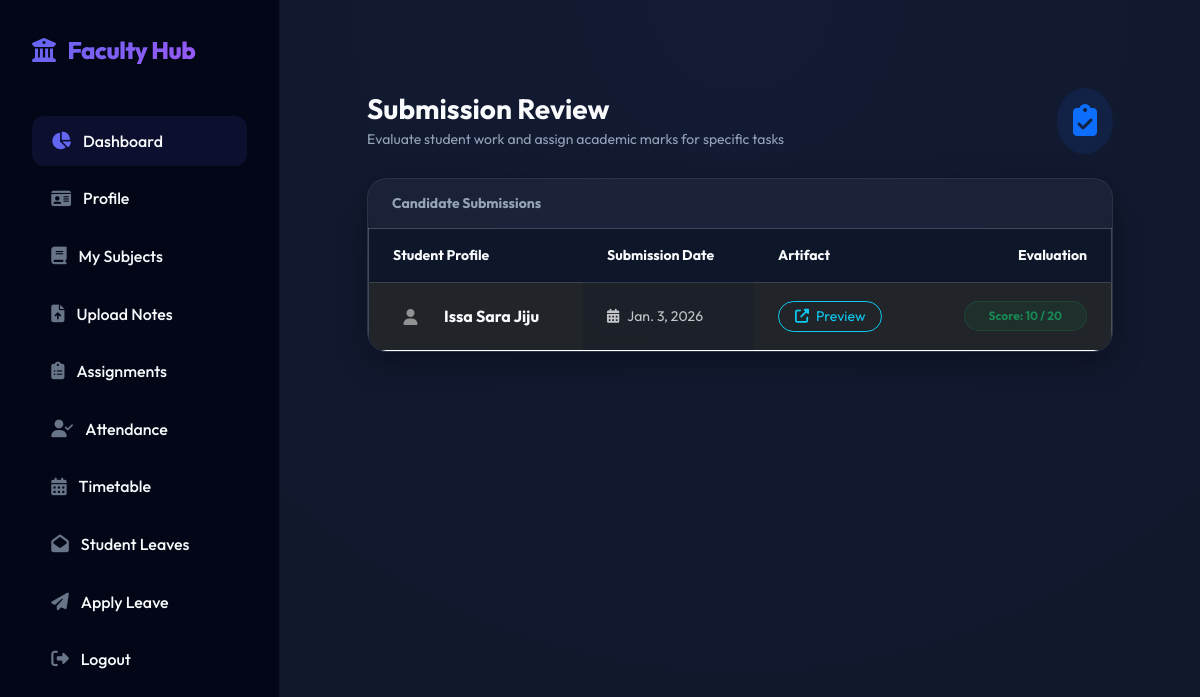
/Teacher/Viewuploads/2/, run on the app's committed database.
### Student/models.py (models this page shows)
class tbl_assignmentbody(models.Model):
    ass_date = models.DateField(auto_now_add=True)
    ass_status = models.IntegerField(default=0)
    ass_score = models.CharField(max_length=200)
    ass_file = models.FileField(upload_to="Assets/Assignment/Files/")
    student =  models.ForeignKey(tbl_student,on_delete=models.CASCADE)
    assignment = models.ForeignKey(tbl_assignment,on_delete=models.CASCADE)

### Teacher/models.py (models this page shows)
class tbl_student(models.Model):
    student_name=models.CharField(max_length=50)
    student_email=models.CharField(max_length=50)
    student_registernumber=models.CharField(max_length=50,null=True)
    student_contact=models.CharField(max_length=50)
    student_address=models.CharField(max_length=50)
    student_photo=models.FileField(upload_to="Assets/StudentDocs/")
    student_gender=models.CharField(max_length=50)
    student_dob=models.DateField(validators=[validate_dob])
    student_password=models.CharField(max_length=50)
    assignclass=models.ForeignKey(tbl_assignclass,on_delete=models.CASCADE)

### Teacher/views.py (the view)
# urls.py: path('Viewuploads/<int:aid>/',views.Viewuploads,name="Viewuploads"),
def Viewuploads(request,aid):
   submitdata=tbl_assignmentbody.objects.filter(assignment=aid)
   return render(request,"Teacher/Viewuploads.html",{'submitdata':submitdata,})

### Teacher/context_processors.py (called while the page is built)
def teacher_sidebar_context(request):
    is_class_teacher = False
    tid = request.session.get('tid')
    if tid:
        try:
            teacher = tbl_teacher.objects.get(id=tid)
            is_class_teacher = tbl_assignclass.objects.filter(teacher=teacher).exists()
        except tbl_teacher.DoesNotExist:
            is_class_teacher = False
    return {
        'is_class_teacher': is_class_teacher
    }

### Teacher/Templates/Teacher/Viewuploads.html
{% extends 'Teacher/Head.html' %}
{% load static %}
{% block content %}
<div class="container-fluid py-4">
    <div class="row pt-4 justify-content-center">
        <div class="col-lg-11">
            <div class="d-flex align-items-center justify-content-between mb-4">
                <div>
                    <h2 class="h3 fw-bold mb-1">Submission Review</h2>
                    <p class="text-muted small mb-0">Evaluate student work and assign academic marks for specific tasks</p>
                </div>
                <div class="bg-primary bg-opacity-10 text-primary p-3 rounded-circle">
                    <i class="fas fa-clipboard-check fa-2x"></i>
                </div>
            </div>
            <div class="card bg-white bg-opacity-5 border border-white border-opacity-10 rounded-4 shadow-sm overflow-hidden animate-fadeIn">
                 <div class="card-header bg-white bg-opacity-5 py-3 px-4 border-0">
                    <h5 class="mb-0 fw-bold small text-muted uppercase letter-spacing-1">Candidate Submissions</h5>
                 </div>
                <div class="table-responsive">
                    <table class="table table-dark table-hover mb-0 align-middle">
                        <thead class="bg-white bg-opacity-10">
                            <tr>
                                <th class="px-4 py-3 border-0 small text-muted uppercase">Student Profile</th>
                                <th class="px-4 py-3 border-0 small text-muted uppercase">Submission Date</th>
                                <th class="px-4 py-3 border-0 small text-muted uppercase">Artifact</th>
                                <th class="px-4 py-3 border-0 small text-muted uppercase text-end">Evaluation</th>
                            </tr>
                        </thead>
                        <tbody>
                            {% for i in submitdata %}
                            <tr class="border-white border-opacity-5">
                                <td class="px-4 py-3">
                                    <div class="d-flex align-items-center gap-3">
                                        <div class="rounded-circle bg-white bg-opacity-10 p-2 text-center" style="width: 35px; height: 35px; line-height: 20px;">
                                            <i class="fas fa-user smaller opacity-50"></i>
                                        </div>
                                        <span class="fw-bold">{{ i.student.student_name }}</span>
                                    </div>
                                </td>
                                <td class="px-4 py-3 opacity-75 small">
                                    <i class="fas fa-calendar-alt me-2 smaller"></i>{{ i.ass_date }}
                                </td>
                                <td class="px-4 py-3">
                                    <a href="{{ i.ass_file.url }}" class="btn btn-sm btn-outline-info rounded-pill px-3" target="_blank">
                                        <i class="fas fa-external-link-alt me-1"></i> Preview
                                    </a>
                                </td>
                                <td class="px-4 py-3 text-end">
                                    {% if i.ass_status == 0 %}
                                    <a href="{% url 'Teacher:Addmark' i.id %}" class="btn btn-sm btn-primary rounded-pill px-4 shadow-sm">
                                        <i class="fas fa-marker me-1"></i> Grade Task
                                    </a>
                                    {% else %}
                                    <span class="badge bg-success bg-opacity-10 text-success border border-success border-opacity-25 px-4 py-2 rounded-pill fw-bold">
                                        Score: {{ i.ass_score }} / 20
                                    </span>
                                    {% endif %}
                                </td>
                            </tr>
                            {% empty %}
                            <tr>
                                <td colspan="4" class="text-center py-5 text-muted">
                                    <p class="mb-0 opacity-50">No students have uploaded their solutions yet.</p>
                                </td>
                            </tr>
                            {% endfor %}
                        </tbody>
                    </table>
                </div>
            </div>
        </div>
    </div>
</div>
{% endblock %}

### Teacher/Templates/Teacher/Head.html (style rules this page uses)
:root { --primary-color: #6366f1; --primary-hover: #4f46e5; --secondary-color: #10b981; --dark-bg: #0f172a; --card-bg: rgba(255, 255, 255, 0.05); --glass-border: rgba(255, 255, 255, 0.1); --text-main: #f8fafc; --text-muted: #94a3b8; }
body { font-family: 'Outfit', sans-serif; background-color: var(--dark-bg); color: var(--text-main); margin: 0; display: flex; }
.bg-white, .bg-light, .bg-transparent, .container, .container-fluid, .card-body, .main-panel, .content-wrapper, .modal-content { background-color: transparent !important; background: transparent !important; }
.card:not(.bg-primary):not(.bg-success):not(.bg-danger) { background: rgba(255, 255, 255, 0.04) !important; border: 1px solid rgba(255, 255, 255, 0.08) !important; color: #f8fafc !important; }
.animate-fadeIn, .animate-slideIn, .animate-slideUp, [class*="animate-"], .fade, .show { opacity: 1 !important; visibility: visible !important; transform: none !important; }
h1, h2, h3, h4, h5, h6, p, span, td, th, label, .form-label, strong, b { color: #f8fafc; }
body { color: var(--text-main); background-color: var(--dark-bg); }
h1, h2, h3, h4, h5, h6, label, p, td, th, span { color: var(--text-main); }
.text-muted { color: var(--text-muted) !important; }
.card { background: rgba(255, 255, 255, 0.08) !important; backdrop-filter: blur(14px) !important; border: 1px solid rgba(255, 255, 255, 0.2) !important; border-radius: 20px !important; box-shadow: 0 10px 30px rgba(0, 0, 0, 0.35) !important; }
.table { color: #e2e8f0 !important; background: rgba(15, 23, 42, 0.75) !important; border-radius: 12px; border: 1px solid rgba(148, 163, 184, 0.35); }
.table th, .table td { vertical-align: middle; border-top: 1px solid rgba(226, 232, 240, 0.15); }
.table thead th { background: rgba(15, 23, 42, 0.85); color: #f8fafc !important; border-bottom: 2px solid rgba(99, 102, 241, 0.4); }

### data on the page
tbl_assignmentbody: student.student_name "Issa Sara Jiju", ass_date "Jan. 3, 2026", ass_score "10"
